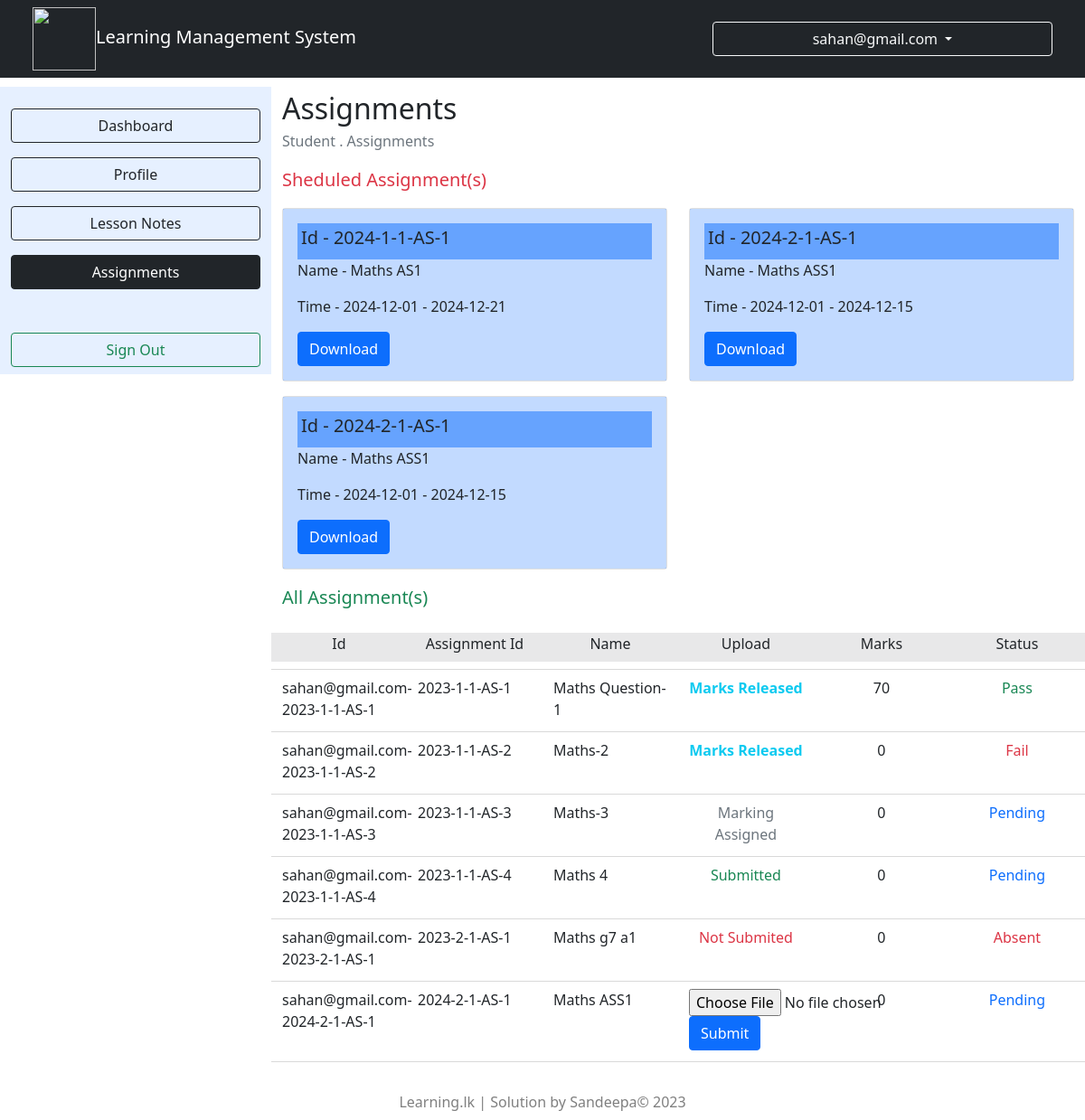
The page /Online_LMS/UploadAssignment.php (signed in) on the database its author committed.
### tables this page shows
CREATE TABLE IF NOT EXISTS `assignment` (
  `id` varchar(45) NOT NULL,
  `name` varchar(45) NOT NULL,
  `assignment_location` varchar(45) NOT NULL,
  `grade_has_subject_grade_id` int NOT NULL,
  `grade_has_subject_subject_id` int NOT NULL,
  `from` date NOT NULL,
  `to` date NOT NULL,
  `user_username` varchar(45) NOT NULL,
  PRIMARY KEY (`id`),
  KEY `fk_assignments_grade_has_subject1_idx` (`grade_has_subject_grade_id`,`grade_has_subject_subject_id`),
  KEY `fk_assignment_user1_idx` (`user_username`)
);

CREATE TABLE IF NOT EXISTS `user_has_release_assignment` (
  `id` varchar(45) NOT NULL,
  `user_username` varchar(45) NOT NULL,
  `assignment_id` varchar(45) NOT NULL,
  `answer_location` varchar(45) NOT NULL,
  `date_time` datetime NOT NULL,
  `marks` int NOT NULL,
  `mark_status_id` int NOT NULL,
  PRIMARY KEY (`id`),
  KEY `fk_user_has_release_assignment_user1_idx` (`user_username`),
  KEY `fk_user_has_release_assignment_mark_status1_idx` (`mark_status_id`),
  KEY `fk_user_has_release_assignment_assignment1_idx` (`assignment_id`),
  CONSTRAINT `fk_user_has_release_assignment_user1` FOREIGN KEY (`user_username`) REFERENCES `user` (`username`)
);

### Online_LMS/UploadAssignment.php (the view, shortened to what this page needs)
<!DOCTYPE html>
<html lang="en">
<head>
    <link rel="stylesheet" href="bootstrap.css" />
    <link rel="stylesheet" href="style.css" />
</head>
<body>
    <div class="container-fluid">
        <div class="row">
            <nav class="navbar navbar-light navbar-expand-lg bg-dark fixed-top">
                <div class="container-fluid">
                    <div class="col-4">
                        <a href="#" class="navbar-brand text-white"><img src="system.png" class="icon2" />Learning
                            Management System</a>
                    </div>
                    <div class="btn-group col-lg-4">
                        <button type="button" class="btn btn-outline-light dropdown-toggle" data-bs-toggle="dropdown"
                            aria-haspopup="true" aria-expanded="false">
                            <label class="fs-6"><?php echo($_SESSION["u"])?></label>
                        </button>
                    </div>
                </div>
            </nav>
            <div class="col-4 col-lg-3 mt-5">
                <div class="row bg-primary bg-opacity-10 mt-5">
                    <div class="col-12 mt-4">
                        <form action="StudentDash.php">
                            <button class="btn btn-outline-dark col-12" type="submit">Dashboard</button>
                        </form>
                    </div>
                    <div class="col-12 mt-3">
                        <form action="ProfileStu.php">
                            <button class="btn btn-outline-dark col-12" type="submit">Profile</button>
                        </form>
                    </div>
                    <div class="col-12 mt-3">
                        <form action="NoteView.php">
                            <button class="btn btn-outline-dark col-12" type="submit">Lesson Notes</button>
                        </form>
                    </div>
                    <div class="col-12 mt-3">
                        <form action="UploadAssignment.php">
                            <button class="btn btn-outline-dark col-12 active" type="submit">Assignments</button>
                        </form>
                    </div>
                    <div class="col-12 mt-5 mb-2">
                        <form action="SignOut.php">
                            <button class="btn btn-outline-success col-12" type="submit">Sign Out</button>
                        </form>
                    </div>
                </div>
            </div>
            <div class="col-8 col-lg-9 mt-5">
                <div class="row">
                    <div class="">
                        <label class="fs-2">Assignments</label>
                    </div>
                    <div class="">
                        <label class="fs-6 text-secondary">Student . Assignments</label>
                    </div>
                    <div class="col-12">
                        <div class="row">
                            <div class="col-12 mt-3">
                                <label class="fs-5 text-danger">Sheduled Assignment(s)</label>
                            </div>
                            <?php
                                $connection = new mysqli("localhost","root","Slbh2001@","online_lms");
                                $table = $connection->query("SELECT * FROM `assignment` INNER JOIN `user_has_grade_has_subject` ON
                                `assignment`.`grade_has_subject_grade_id`=`user_has_grade_has_subject`.`grade_has_subject_grade_id` WHERE
                                `user_has_grade_has_subject`.`user_username`='".$_SESSION["u"]."' AND `from`<= '".date("Y-m-d")."' AND `to`>='".date("Y-m-d")."'");
                                for ($i=0; $i < $table->num_rows; $i++) {
                                    $row = $table->fetch_assoc();
                                    ?>
                                        <div class="col-sm-6 mt-3">
                                            <div class="card">
                                                <div class="card-body bg-opacity-25 bg-primary">
                                                    <div class="bg-primary bg-opacity-50 p-1">
                                                        <h5 class="card-title">Id - <?php echo($row["id"])?></h5>
                                                    </div>
                                                    <p class="card-text">Name - <?php echo($row["name"])?></p>
                                                    <p class="card-text">Time - <?php echo($row["from"])?> - <?php echo($row["to"])?></p>
                                                    <a href="<?php echo($row["assignment_location"])?>" class="btn btn-primary">Download</a>
                                                </div>
                                            </div>
                                        </div>
                                    <?php
                                }
                            ?>
                            <div class="col-12 mt-3">
                                <label class="fs-5 text-success">All Assignment(s)</label>
                            </div>
                            <div class="mt-4">
                                <div class="row">
                                    <div class="col-2 bg-dark bg-opacity-10 text-center pb-2">Id</div>
                                    <div class="col-2 bg-dark bg-opacity-10 text-center pb-2">Assignment Id</div>
                                    <div class="col-2 bg-dark bg-opacity-10 text-center pb-2">Name</div>
                                    <div class="col-2 bg-dark bg-opacity-10 text-center pb-2">Upload</div>
                                    <div class="col-2 bg-dark bg-opacity-10 text-center pb-2">Marks</div>
                                    <div class="col-2 bg-dark bg-opacity-10 text-center pb-2">Status</div>
                                    <div class="dropdown-divider col-12"></div>
                                    <div id="container">
                                        <div class="row">
                                    <?php
                                        $table2 = $connection->query("SELECT * FROM `user_has_release_assignment` WHERE
                                        `user_username`='".$_SESSION["u"]."'");
                                        for ($i=0; $i < $table2->num_rows; $i++) {
                                            $row2 = $table2->fetch_assoc();
                                            $table3 = $connection->query("SELECT * FROM `assignment` WHERE `id`='".$row2["assignment_id"]."'");
                                            $row3 = $table3->fetch_assoc();
                                            ?>
                                                <div class="col-2 mb-1"><label id="assid"><?php echo($row2["id"])?></label></div>
                                                <div class="col-2 mb-1"><?php echo($row2["assignment_id"])?></div>
                                                <div class="col-2 mb-1"><?php echo($row3["name"])?></div>
                                                <?php
                                                $table4 = $connection->query("SELECT * FROM `assignment` WHERE `id`='".$row2["assignment_id"]."'
                                                AND `from`<= '".date("Y-m-d")."' AND `to`>='".date("Y-m-d")."'");
                                                $row4 = $table4->fetch_assoc();
                                                if($row4){
                                                    if($row2["mark_status_id"]=="1"){
                                                        ?>
                                                        <div class="col-2 mb-1"><input class="submitFile" type="file" id="assAnswer_<?php echo($row2["id"])?>">
                                                        <div data-id="<?php echo($row2["id"])?>" class="submitButton"><button class="btn btn-primary">Submit</button></div></div>
                                                        <div class="col-2 mb-1 text-center"><?php echo($row2["marks"])?></div>
                                                        <div class="col-2 mb-1 text-center text-primary">Pending</div>
                                                        <?php
                                                    }else if($row2["mark_status_id"]=="2"){
                                                        ?>
                                                        <div class="col-2 mb-1"><input class="submitFile" type="file" id="assAnswer_<?php echo($row2["id"])?>">
                                                        <div data-id="<?php echo($row2["id"])?>" class="submitButton"><button class="btn btn-primary">Re Submit</button></div></div>
                                                        <div class="col-2 mb-1 text-center"><?php echo($row2["marks"])?></div>
                                                        <div class="col-2 mb-1 text-center text-primary">Pending</div>
                                                        <?php
                                                    }else if($row2["mark_status_id"]=="3"){
                                                    }else if($row2["mark_status_id"]=="4"){
                                                    }
                                                }else{
                                                    if($row2["mark_status_id"]=="1"){
                                                        ?>
                                                        <div class="col-2 mb-1 text-center"><label class="text-danger">Not Submited</label></div>
                                                        <div class="col-2 mb-1 text-center"><?php echo($row2["marks"])?></div>
                                                        <div class="col-2 mb-1 text-center text-danger">Absent</div>
                                                        <?php
                                                    }else if($row2["mark_status_id"]=="2"){
                                                        ?>
                                                        <div class="col-2 mb-1 text-center"><label class="text-success">Submitted</label></div>
                                                        <div class="col-2 mb-1 text-center"><?php echo($row2["marks"])?></div>
                                                        <div class="col-2 mb-1 text-center text-primary">Pending</div>
                                                        <?php
                                                    }else if($row2["mark_status_id"]=="3"){
                                                        ?>
                                                        <div class="col-2 mb-1 text-center"><label class="text-secondary">Marking Assigned</label></div>
                                                        <div class="col-2 mb-1 text-center">0</div>
                                                        <div class="col-2 mb-1 text-center text-primary">Pending</div>
                                                        <?php
                                                    }else if($row2["mark_status_id"]=="4"){
                                                        ?>
                                                        <div class="col-2 mb-1 text-center"><label class="text-info fw-bold">Marks Released</label></div>
                                                        <div class="col-2 mb-1 text-center"><?php echo($row2["marks"])?></div>
                                                            <?php
                                                            if($row2["marks"]>="40"){
                                                                ?>
                                                                <div class="col-2 mb-1 text-center text-success"><?php echo("Pass");?></div>
                                                                <?php
                                                            }else{
                                                                ?>
                                                                <div class="col-2 mb-1 text-center text-danger"><?php echo("Fail");?></div>
                                                                <?php
                                                            }
                                                            ?>
                                                        <?php
                                                    }
                                                }
                                                ?>
                                                <div class="dropdown-divider col-12"></div>
                                            <?php
                                        }
                                    ?>
                                    </div>
                                    </div>
                                </div>
                            </div>
                        </div>
                    </div>
                </div>
            </div>
        </div>
        <div class="col-12 text-center text-black-50 mt-4 mb-2">
            <label>Learning.lk | Solution by Sandeepa&copy; 2023</label>
        </div>
    </div>
</body>
</html>

### Online_LMS/style.css (style rules this page uses)
.icon2 { width: 70px; height: 70px; }

### rows shown on the page
assignment: id "2024-1-1-AS-1", name "Maths AS1", from "2024-12-01", to "2024-12-21"
assignment: id "2024-2-1-AS-1", name "Maths ASS1", from "2024-12-01", to "2024-12-15"
user_has_release_assignment: id "sahan@gmail.com-2023-1-1-AS-1", assignment "2023-1-1-AS-1", assignment.name "Maths Question-1", marks "70", shows "Pass"
user_has_release_assignment: id "sahan@gmail.com-2023-1-1-AS-2", assignment "2023-1-1-AS-2", assignment.name "Maths-2", marks "0", shows "Fail"
user_has_release_assignment: id "sahan@gmail.com-2023-1-1-AS-3", assignment "2023-1-1-AS-3", assignment.name "Maths-3", shows "Marking Assigned"
user_has_release_assignment: id "sahan@gmail.com-2023-1-1-AS-4", assignment "2023-1-1-AS-4", assignment.name "Maths 4", marks "0"
user_has_release_assignment: id "sahan@gmail.com-2023-2-1-AS-1", assignment "2023-2-1-AS-1", assignment.name "Maths g7 a1", marks "0"
user_has_release_assignment: id "sahan@gmail.com-2024-2-1-AS-1", assignment "2024-2-1-AS-1", assignment.name "Maths ASS1", marks "0"

### other values the page prints
$_SESSION["u"] "sahan@gmail.com"
